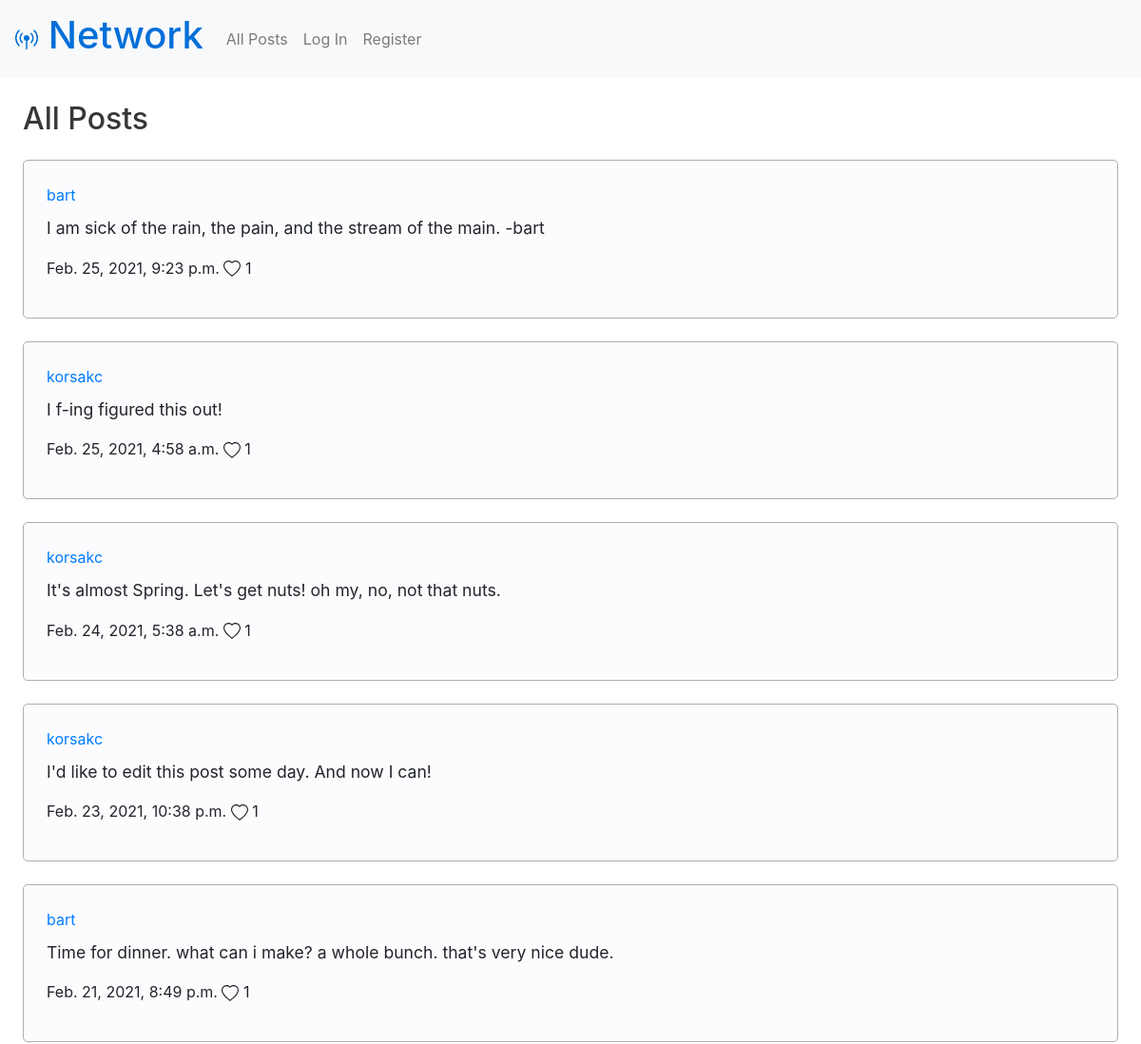
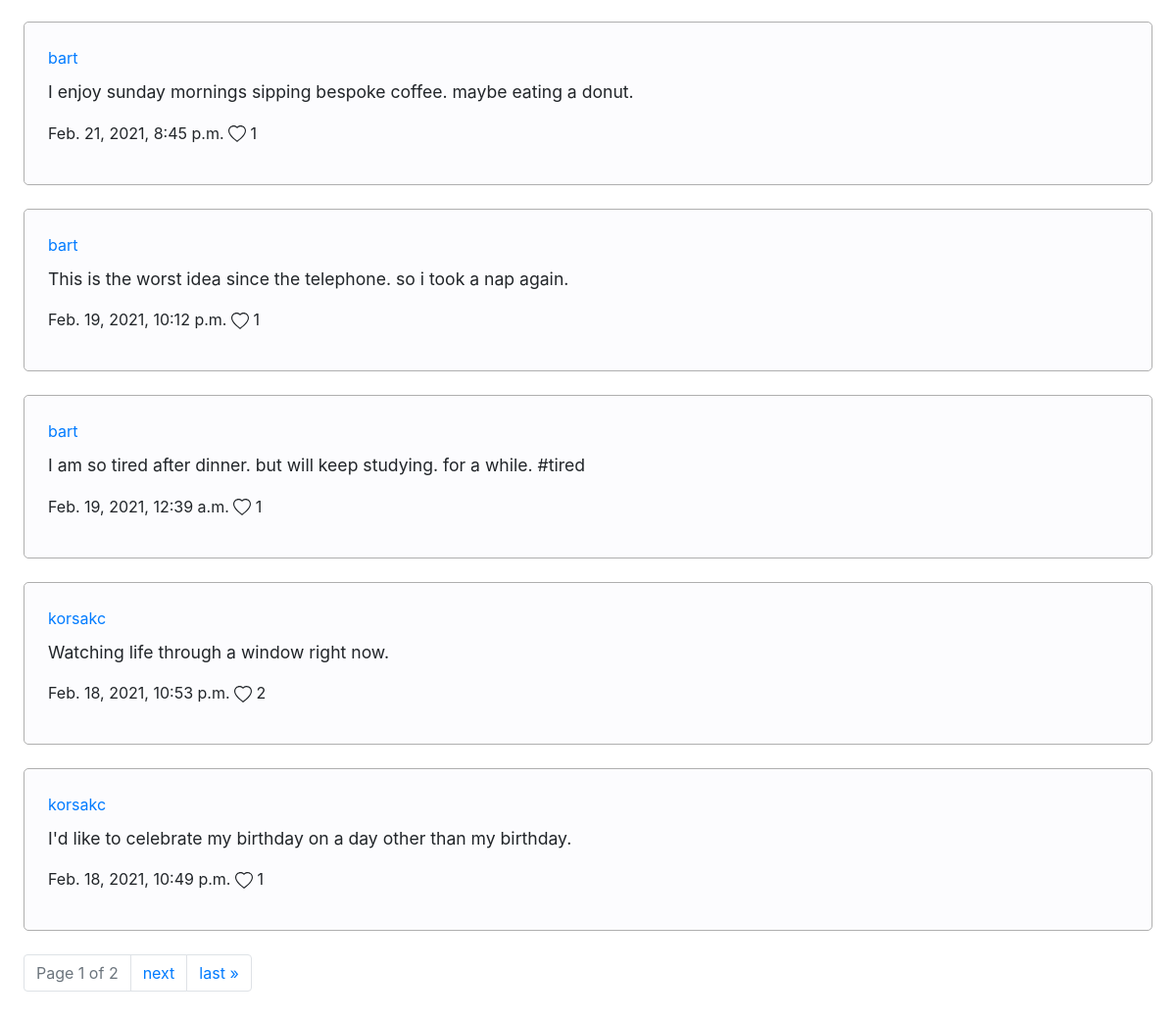
The page / on the database its author committed (2 pictures, top to bottom).
### network/models.py (models this page shows, shortened)
class Post(models.Model):
  creator = models.ForeignKey(User, on_delete=models.CASCADE)
  date = models.DateTimeField(auto_now_add=True)
  text = models.CharField(max_length=280)
  likes = models.ManyToManyField(User, blank=True, related_name="likedbyuser")

class User(AbstractUser):
  followers = models.ManyToManyField('User', blank=True, related_name="following")

### network/views.py (the view)
# urls.py: path("", views.index, name="index"),
def index(request):
  posts = Post.objects.all().order_by('-date')
  paginator = Paginator(posts, 10) # Show 10 posts per page.
  page_number = request.GET.get('page')
  page_obj = paginator.get_page(page_number)
  return render(request, "network/index.html", {
    'page_obj': page_obj
  })

### network/templates/network/index.html (shortened to what this page needs)
{% extends "network/layout.html" %}
{% load static %}
{% block body %}
  <h2 class="left-align">All Posts</h2>
    <section>
    {% for post in page_obj %}
      <div class="post" id="{{ post.id }}">
        <a href="{% url 'profile' post.creator.username %}">{{ post.creator.username }}</a>
        <p class='post-text'>{{ post.text }}</p>
        <p>
          <span>{{ post.date }}</span>
          <span id="likes-post-{{ post.id }}">
            {{ post.likes.count }}
          </span>
        </p>
      </div>
    {% endfor %}
  </section>
  <nav class="pagination left-align">
    <ul class="pagination">
        <li class="page-item disabled">
          <a class="page-link" aria-disabled="true">
            Page {{ page_obj.number }} of {{ page_obj.paginator.num_pages }}
          </a>
        </li>
      {% if page_obj.has_next %}
        <li class="page-item"><a class="page-link" href="?page={{ page_obj.next_page_number }}">next</a></li>
        <li class="page-item"><a class="page-link" href="?page={{ page_obj.paginator.num_pages }}">last &raquo;</a></li>
      {% endif %}
    </ul>
  </nav>
{% endblock %}

### network/static/network/styles.css (style rules this page uses)
h2 { color: rgb(55, 55, 55); }
div.post, .credentials { border: 1px solid rgb(175, 175, 175); border-radius: 5px; padding: 2%; margin: 2%; background-color: rgb(252, 252, 254); }
.left-align { margin: 2%; }
.post-text { margin-top: 10px; font-size: 1.1em; }

### rows shown on the page
Post: creator.username "bart", text "I am sick of the rain, the pain, and the stream of the main. -bart", date "Feb. 25, 2021, 9:23 p.m.", likes.count "1"
Post: creator.username "korsakc", text "I f-ing figured this out!", date "Feb. 25, 2021, 4:58 a.m.", likes.count "1"
Post: creator.username "korsakc", text "It's almost Spring. Let's get nuts! oh my, no, not that nuts.", date "Feb. 24, 2021, 5:38 a.m.", likes.count "1"
Post: creator.username "korsakc", text "I'd like to edit this post some day. And now I can!", date "Feb. 23, 2021, 10:38 p.m.", likes.count "1"
Post: creator.username "bart", text "Time for dinner. what can i make? a whole bunch. that's very nice dude.", date "Feb. 21, 2021, 8:49 p.m.", likes.count "1"
Post: creator.username "bart", text "I enjoy sunday mornings sipping bespoke coffee. maybe eating a donut.", date "Feb. 21, 2021, 8:45 p.m.", likes.count "1"
Post: creator.username "bart", text "This is the worst idea since the telephone. so i took a nap again.", date "Feb. 19, 2021, 10:12 p.m.", likes.count "1"
Post: creator.username "bart", text "I am so tired after dinner. but will keep studying. for a while. #tired", date "Feb. 19, 2021, 12:39 a.m.", likes.count "1"
Post: creator.username "korsakc", text "Watching life through a window right now.", date "Feb. 18, 2021, 10:53 p.m.", likes.count "2"
Post: creator.username "korsakc", text "I'd like to celebrate my birthday on a day other than my birthday.", date "Feb. 18, 2021, 10:49 p.m.", likes.count "1"

### other values the page prints
{{ page_obj.number }} "1"
{{ page_obj.paginator.num_pages }} "2"
